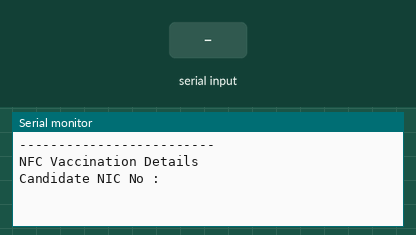
Simulated run of this sketch. Board: Arduino Uno, built with avr-gcc and run on an emulated ATmega328P. Parts: the last lines printed to the serial monitor. The inputs (shaded band) are chosen by the test bench.

Above: at 0.8 s.
0.9 s: "1" received over Serial
At 2.2 s:
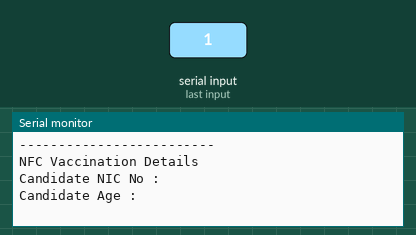
3.4 s: "0" received over Serial
At 5.3 s:
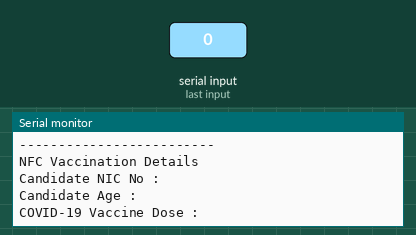
5.9 s: "2" received over Serial
At 7.3 s:
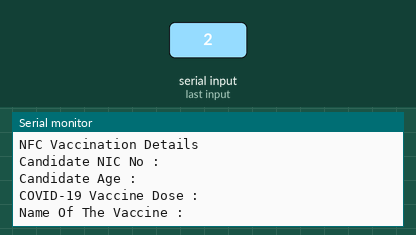
8.4 s: "1" received over Serial
At 10.3 s:
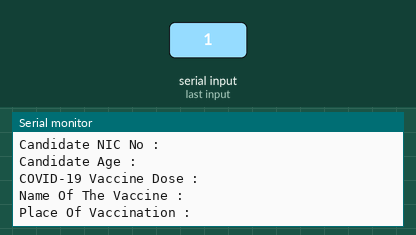
10.8 s: "0" received over Serial
At 12.2 s:
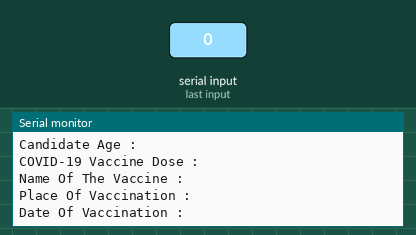
13.3 s: "2" received over Serial
At 15.3 s:
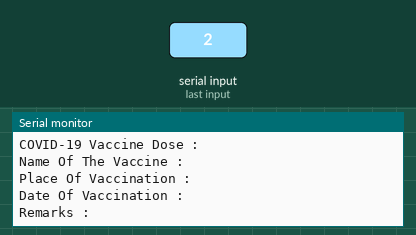

Measured:
- after the input at 0.9 s, the serial monitor: prints a new line after 1.0 s (image 1)
- after the input at 3.4 s, the serial monitor: prints a new line after 1.0 s (image 2)
- after the input at 5.9 s, the serial monitor: prints a new line after 1.0 s (image 3)
- after the input at 8.4 s, the serial monitor: prints a new line after 1.0 s (image 4)
- after the input at 10.8 s, the serial monitor: prints a new line after 1.0 s (image 5)
- after the input at 13.3 s, the serial monitor: prints a new line after 1.0 s (image 6)

The sketch:

NFC_Writter_Vol.5.ino
```cpp
#define SDA  (A4) //PN532 board pins to Arduino UNO board
#define SCL  (A5)
#define VCC  (5v)
#define GND  (GND)

#include <Wire.h>
#include <PN532_I2C.h>
#include <PN532.h>
#include <NfcAdapter.h>

PN532_I2C pn532_i2c(Wire);
NfcAdapter nfc = NfcAdapter(pn532_i2c);  // Indicates the Shield you are using

//Vaccination details of candidate
String ID = "";
String Age = "";
String VAC = "";
String NOTV = ""; //Name of the vaccine
String POV = ""; //Place of vaccination
String DOV = ""; // Date of Vaccination
String Remarks = "";


void setup() {
    Serial.begin(9600);
    nfc.begin();
    Serial.println("-------------------------\n");
    Serial.println("NFC Vaccination Details\n"); // Serial Monitor Message

    Serial.println("Candidate NIC No : \n");  // Serial Monitor Message
    while (Serial.available() == 0)  {}
    ID = Serial.readString();
    Serial.println("Candidate Age : \n");  // Serial Monitor Message
    while (Serial.available() == 0)  {}
    Age = Serial.readString();
    Serial.println("COVID-19 Vaccine Dose : \n");
    while (Serial.available() == 0) {}
    VAC = Serial.readString();
    Serial.println("Name Of The Vaccine : \n");
    while (Serial.available() == 0) {}
    NOTV = Serial.readString();
    Serial.println("Place Of Vaccination : \n");
    while (Serial.available() == 0) {}
    POV = Serial.readString();
    Serial.println("Date Of Vaccination : \n");
    while (Serial.available() == 0) {}
    DOV = Serial.readString();
    Serial.println("Remarks : \n");
    while (Serial.available() == 0) {}
    Remarks = Serial.readString();


    Serial.println("-------------------------"); //Showing the details

    Serial.print("NIC No:" + ID);
    Serial.print("Age:" + Age);
    Serial.print("Dose Of Vaccine:" + VAC);
    Serial.print("Vaccine:" + NOTV);
    Serial.print("Place Of Vaccination:" + POV);
    Serial.print("Date Of Vaccination:" + DOV);
    Serial.print("Remarks:" + Remarks);

    Serial.println("\nPlace the NFC tag on the module board to record data!");

}

void loop() {

    if (nfc.tagPresent()) {
        NdefMessage message = NdefMessage();

        message.addTextRecord ("Age :" + Age + "Vaccine Dose:" + VAC + "Vaccine:" + NOTV + "Place Of Vaccination:" + POV);
        message.addTextRecord ("Date Of Vaccination:" + DOV + "Remarks:" + Remarks);
        message.addTextRecord ("NIC No:" + ID);

        boolean success = nfc.write(message);

        if (success) {
       //  NfcTag tag = nfc.read();
       //  Serial.println(tag.getTagType());
       //  Serial.print("UID: ");Serial.println(tag.getUidString()); //NFC Tag Unique ID


            Serial.println("Information Stored Successfully"); // If it works you will see this message
        } else {
            Serial.println("Write failed"); // If the write failed you will see this message
        }
    }

    delay(1000);
}
```
